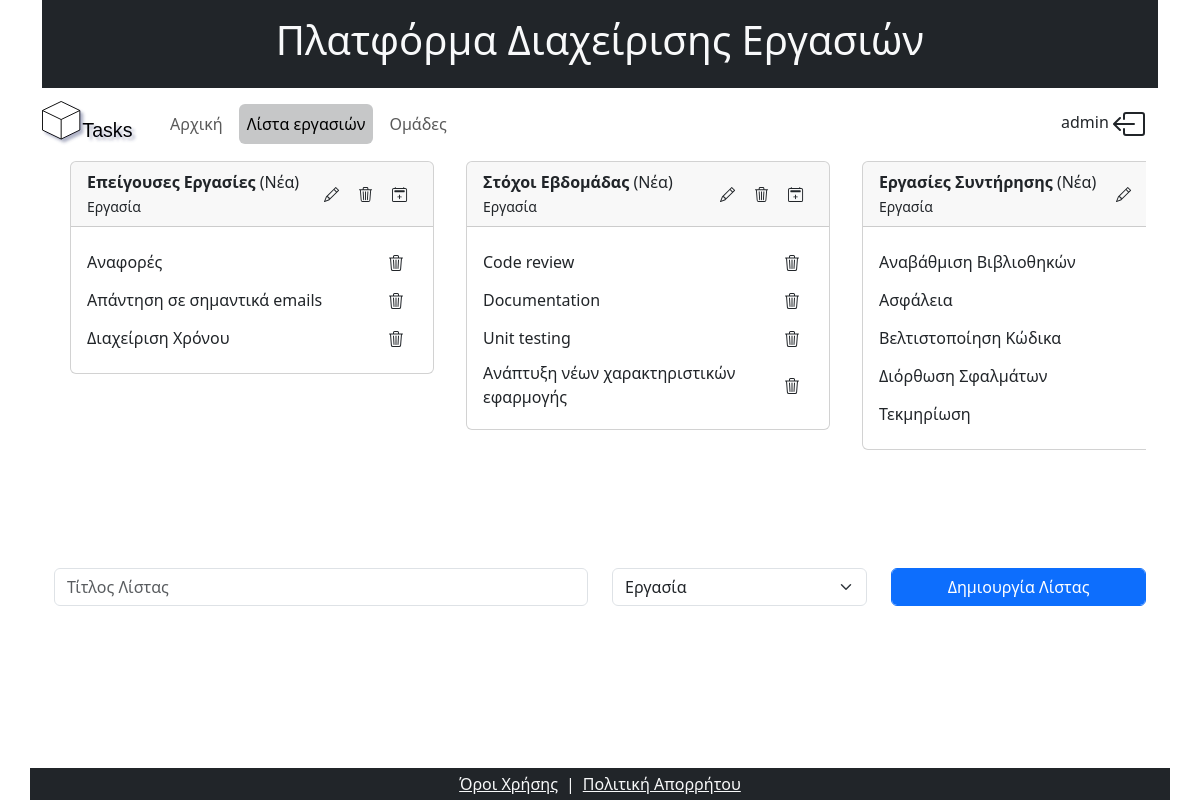
/tasks (signed in), run on the app's committed database.
### tables this page shows
CREATE TABLE `tasks_list` (
  `id` int(11) NOT NULL,
  `title` varchar(500) NOT NULL,
  `categoryId` int(11) NOT NULL,
  `statusId` int(11) NOT NULL,
  `userId` int(11) NOT NULL
);

CREATE TABLE `statuses` (
  `id` int(11) NOT NULL,
  `name` varchar(100) NOT NULL
);

CREATE TABLE `categories` (
  `id` int(11) NOT NULL,
  `name` varchar(50) NOT NULL
);

CREATE TABLE `tasks` (
  `id` int(11) NOT NULL,
  `title` varchar(500) NOT NULL,
  `tasksListId` int(11) NOT NULL,
  `userId` int(11) NOT NULL
);

### app/libraries/App.php (called while the page is built, shortened)
<?php
class App
{
    public static function view(string $view, array $data = []): void
    {
        extract($data);
        require_once __DIR__ . '/../views/' . $view . '.php';
    }
    public static function component(string $component, array $data = []): void
    {
        extract($data);
        include(__DIR__ . '/../components/' . $component . '.php');
    }
}

### app/controllers/TasksListController.php (called while the page is built, shortened)
<?php
class TasksListController extends Controller
{
    private TasksListService $tasksListService;
    public function __construct()
    {
        $this->tasksListService = new TasksListService();
    }
    public function index(): void
    {
        $categories = [];
        $statuses = [];
        try {
            $categories = $this->tasksListService->getCategories();
        } catch (\Exception $e) {
            $this->returnError(400, $e->getMessage());
        }
        try {
            $statuses = $this->tasksListService->getStatuses();
        } catch (\Exception $e) {
            $this->returnError(400, $e->getMessage());
        }
        try {
            $tasksList = $this->tasksListService->getAll();
            App::view('tasks', [
                'tasksList' => $tasksList,
                'categories' => $categories,
                'statuses' => $statuses
            ]);
        } catch (\Exception $e) {
            $this->returnError(400, $e->getMessage());
        }
    }
}

### app/routes/web.php (called while the page is built, shortened)
<?php
Route::run();

### index.php (called while the page is built, shortened)
<?php
require './app/routes/web.php';

### app/services/TasksListService.php (called while the page is built, shortened)
<?php
class TasksListService
{
    public function getAll(): array
    {
        $sql = "SELECT tl.* FROM tasks_list tl
                JOIN list_users lu ON tl.id = lu.tasksListId
                WHERE lu.userId = :userId
                ORDER BY tl.statusId ASC";
        try {
            $stmt = DB::$conn->prepare($sql);
            $stmt->bindParam(':userId', $_SESSION['userId']);
            $stmt->execute();
            $stmt->setFetchMode(\PDO::FETCH_CLASS, '\apps4net\tasks\models\TasksList');
            $tasksList = $stmt->fetchAll();
        } catch (\PDOException $e) {
            throw new \Exception($e->getMessage());
        }
        return $tasksList;
    }
}

### app/models/TasksList.php (called while the page is built, shortened)
<?php
class TasksList
{
    private int $id;
    private string $title;
    private int $categoryId;
    private int $statusId;
    private int $userId;
    public function getId(): int
    {
        return $this->id;
    }
    public function getTitle(): string
    {
        return $this->title;
    }
    public function getUserId(): int
    {
        return $this->userId;
    }
    public function getCategoryName(): string
    {
        $sql = "SELECT * FROM categories WHERE id = :categoryId";
        try {
            $stmt = DB::$conn->prepare($sql);
            $stmt->bindParam(':categoryId', $this->categoryId);
            $stmt->execute();
            $stmt->setFetchMode(\PDO::FETCH_CLASS, '\apps4net\tasks\models\Category');
            $category = $stmt->fetch();
        } catch (\PDOException $e) {
            throw new \Exception("Error: " . $e->getMessage());
        }
        return $category->getName();
    }
    public function getStatusName(): string
    {
        $sql = "SELECT * FROM statuses WHERE id = :statusId";
        try {
            $stmt = DB::$conn->prepare($sql);
            $stmt->bindParam(':statusId', $this->statusId);
            $stmt->execute();
            $stmt->setFetchMode(\PDO::FETCH_CLASS, '\apps4net\tasks\models\Status');
            $status = $stmt->fetch();
        } catch (\PDOException $e) {
            throw new \Exception("Error: " . $e->getMessage());
        }
        return $status->getName();
    }
    public function getTasks(): array
    {
        $sql = "SELECT * FROM tasks WHERE tasksListId = :tasksListId ORDER BY title ASC";
        try {
            $stmt = DB::$conn->prepare($sql);
            $stmt->bindParam(':tasksListId', $this->id);
            $stmt->execute();
            $stmt->setFetchMode(\PDO::FETCH_CLASS, '\apps4net\tasks\models\Task');
            $tasks = $stmt->fetchAll();
        } catch (\PDOException $e) {
            throw new \Exception("Error: " . $e->getMessage());
        }
        return $tasks;
    }
}

### app/models/Status.php (called while the page is built, shortened)
<?php
class Status
{
    private string $name;
    public function getName(): string
    {
        return $this->name;
    }
}

### app/models/Category.php (called while the page is built, shortened)
<?php
class Category
{
    private string $name;
    public function getName(): string
    {
        return $this->name;
    }
}

### app/models/Task.php (called while the page is built, shortened)
<?php
class Task implements JsonSerializable
{
    private int $id;
    private string $title;
    private int $userId;
    public function getId(): int
    {
        return $this->id;
    }
    public function getTitle(): string
    {
        return $this->title;
    }
    public function getUserId(): int
    {
        return $this->userId;
    }
}

### app/views/tasks.php (shortened to what this page needs)
<!DOCTYPE html>
<html lang="en">
<body>
<div class="container">
    <section class="mb-5">
        <div class="container text-center">
            <div class="tasksListsContainer d-sm-block d-lg-flex flex-lg-row overflow-auto">
                <?php
                foreach ($tasksList as $list) {
                    App::component('tasksList', [
                        'list' => $list,
                        'categories' => $categories,
                        'statuses' => $statuses
                    ]);
                }
                ?>
            </div>
        </div>
    </section>
</div>
</body>
</html>

### app/components/tasksList.php (shortened to what this page needs)
<div id="tasksList<?= $list->getId() ?>" class="tasksList col-lg-4 col-12 mx-lg-3 mx-0 mb-5">
    <div class="card">
        <div class="card-header d-sm-block d-lg-flex justify-content-lg-between text-start">
            <div class="my-auto">
                <div>
                    <span><strong><?= $list->getTitle() ?></strong> (<?= $list->getStatusName() ?>)</span>
                </div>
                <div>
                    <small><?= $list->getCategoryName() ?></small>
                </div>
            </div>
            <div class="my-auto">
                <div class="d-flex">
                    <?php
                    if ($list->getUserId() == $_SESSION['userId']) {
                        App::component('editListIcon', ['listId' => $list->getId()]);
                        App::component('deleteListIcon', ['listId' => $list->getId()]);
                    }
                    App::component('addTaskIcon', ['listId' => $list->getId()]);
                    ?>
                </div>
            </div>
        </div>
        <div class="card-body">
            <div class="card-text">
                    <?php
                foreach ($list->getTasks() as $task) {
                    App::component('task', ['task' => $task]);
                }
                ?>
            </div>
        </div>
    </div>
</div>

### app/components/editListIcon.php (shortened to what this page needs)
<a class="btn btn-sm" title="Επεξεργασία Λίστας" onclick="editTasksList(<?= $listId ?>)">
</a>

### app/components/deleteListIcon.php (shortened to what this page needs)
<a class="btn btn-sm" title="Διαγραφή Λίστας" onclick="deleteTasksList(<?= $listId ?>)">
</a>

### app/components/addTaskIcon.php (shortened to what this page needs)
<a class="btn btn-sm" title="Προσθήκη εργασίας" onclick="addTask(<?= $listId ?>)">
</a>

### app/components/task.php (shortened to what this page needs)
<div id="task<?= $task->getId() ?>" class="d-flex justify-content-between align-items-center">
    <div class="my-1 text-start"><?= $task->getTitle() ?></div>
    <?php
    if ($task->getUserId() == $_SESSION['userId'] || $_SESSION['role'] == 0) {
        ?>
        <div>
            <a class="btn" onclick="deleteTask(<?= $task->getId() ?>)" title="Διαγραφή της εργασίας">
            </a>
        </div>
        <?php
    }
    ?>
</div>

### css/custom.css (style rules this page uses)
body { background-color: #f5f5f5; font-family: 'Roboto', sans-serif; font-size: 16px; font-weight: 400; line-height: 1.5; color: #212529; margin: 0; padding: 0; }
.card { z-index: 5; }

### data on the page
tasks_list: title "Επείγουσες Εργασίες", statusId.name "Νέα", categoryId.name "Εργασία"
tasks: title "Αναφορές"
tasks: title "Απάντηση σε σημαντικά emails"
tasks: title "Διαχείριση Χρόνου"
tasks_list: title "Στόχοι Εβδομάδας", statusId.name "Νέα", categoryId.name "Εργασία"
tasks: title "Code review"
tasks: title "Documentation"
tasks: title "Unit testing"
tasks: title "Ανάπτυξη νέων χαρακτηριστικών εφαρμογής"
tasks_list: title "Εργασίες Συντήρησης", statusId.name "Νέα", categoryId.name "Εργασία"
tasks: title "Αναβάθμιση Βιβλιοθηκών"
tasks: title "Ασφάλεια"
tasks: title "Βελτιστοποίηση Κώδικα"
tasks: title "Διόρθωση Σφαλμάτων"
tasks: title "Τεκμηρίωση"

### other printed values
$_SESSION['username'] "admin"
form field category "Εργασία"
